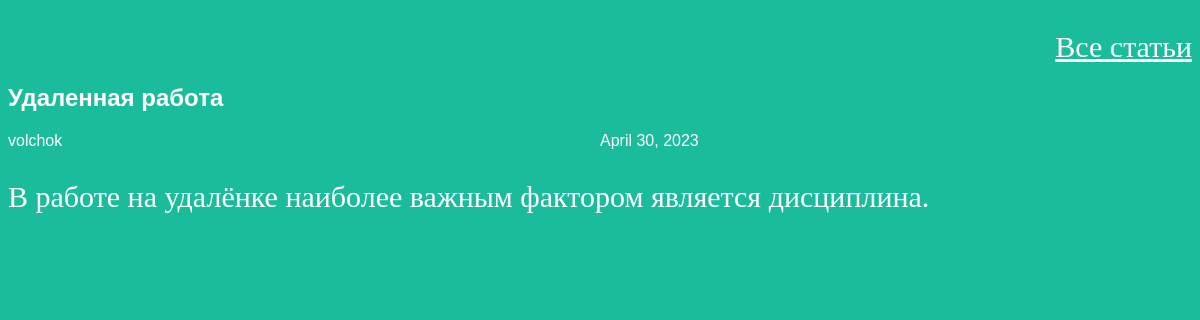
The app's page /article/2 with its own data.
### articles/models.py (models this page shows, shortened)
class Article(models.Model):
    title = models.CharField(max_length=200)
    author = models.ForeignKey(User, on_delete=models.CASCADE)
    text = models.TextField()
    created_date = models.DateField(auto_now_add=True)
    def get_excerpt(self):
        return self.text[:140] + "..." if len(self.text) > 140 else self.text

### articles/views.py (the view)
# urls.py: re_path(r'^article/(?P<article_id>\d+)$', views.get_article, name='get_article'),
def get_article(request, article_id):
	try:
		post = Article.objects.get(id=article_id)
		return render(request, 'article.html', {"post": post})
	except Article.DoesNotExist:
		raise Http404

### articles/templates/article.html (shortened to what this page needs)
<!DOCTYPE html>
<html>
<head>
    <link rel="stylesheet" href="/static/css/article.css">
</head>
<body>
<div class="header">
    <p align="right"><a href="/">Все статьи</a></p>
</div>
<div class="one-post">
    <h2 class="post-title">{{ post.title }}</h2>
    <div class="article-info">
        <div class="article-author">{{ post.author.username }}</div>
        <div class="article-created- date">{{ post.created_date }}</div>
    </div>
    <p class="article-text">{{ post.get_excerpt }}</p>
</div>
</body>
</html>

### articles/static/css/article.css (style rules this page uses)
body { background: #1abc9c; font-family: Tahoma, Arial, sans-serif; color: #ffffff; }
p, h1 { font-family: Georgia, 'Times New Roman', Times, serif; }
p, h4 { font-size: 30px; margin-bottom: 0; }
a { color: inherit !important; }
.article-author { width: 50%; float: left; }

### records on screen
Article: title "Удаленная работа", author.username "volchok", created_date "April 30, 2023", get_excerpt "В работе на удалёнке наиболее важным фактором является дисциплина."
